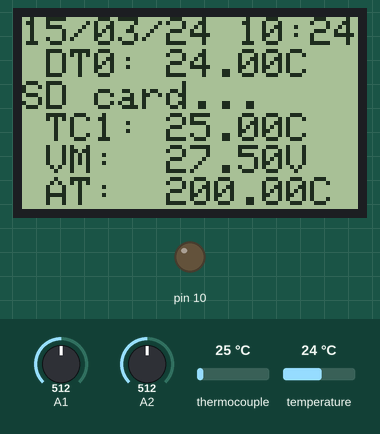
Recording of a sketch running on a simulated Arduino Uno, built with avr-gcc and run on an emulated ATmega328P. Shown: 84×48 one-colour display, output pins drawn as LEDs (lit = HIGH). The test bench sets the inputs (shaded band); at power-on: A1 = 512, thermocouple 25 °C, temperature 24 °C, A2 = 512. The local clock reads 2024-03-15 10:24:30 at power-on unless the sketch sets it; storage starts empty.

Above: at 2.8 s.
2.9 s: A1 set to 113
At 4.1 s:
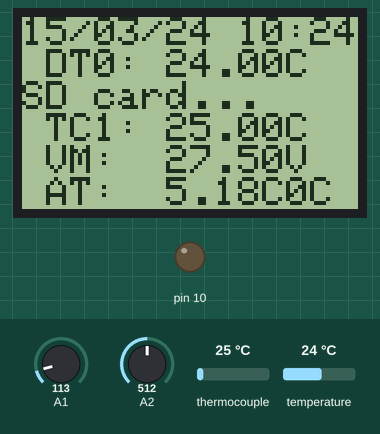
4.8 s: A1 set to 93
At 6.1 s:
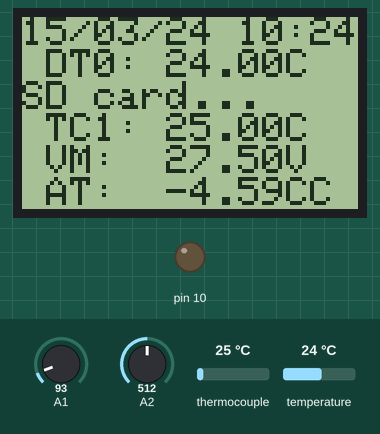
6.4 s: thermocouple set to 6 °C
At 6.9 s:
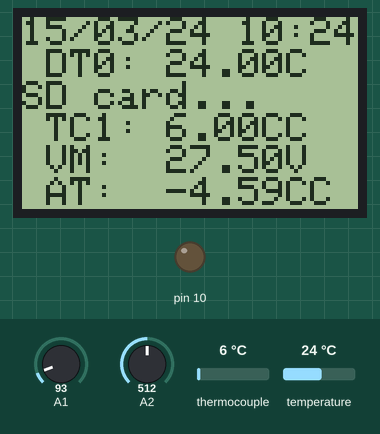
8.1 s: temperature set to 12 °C
At 8.6 s:
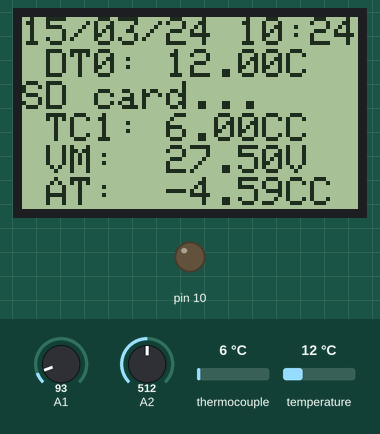
9.7 s: A2 set to 716
At 10.8 s:
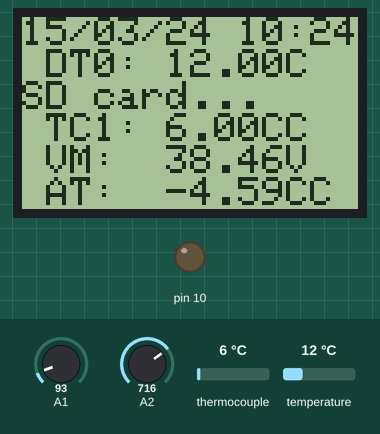
11.4 s: thermocouple set to 75 °C
At 12.8 s:
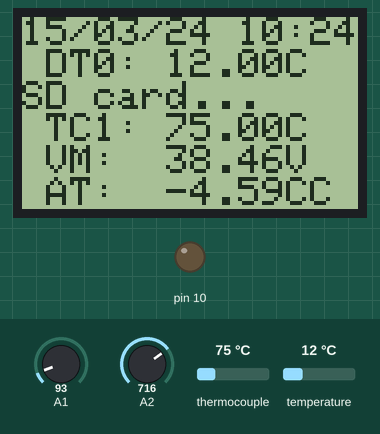
Timing chart, 0 to 14.4 s (numbered marks = the images above; inputs shaded):
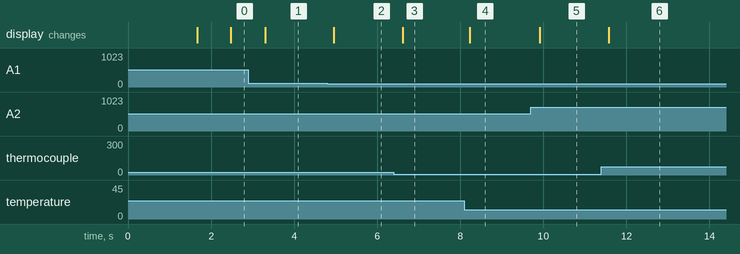

The sketch:

Combined3.ino
```cpp
/*

  Title:    Temperature, Voltage, LCD, RTC, SD card and Bluetooth Combined Script
  Author:   Ben Moffatt
  Date:     14/02/2015
  Version:  0.3

  Description:
    Combination of all previous scripts to record temperature and voltages
    simultaneously, stored with a real time and date. The data is recorded to the
    onboard SD card and transmitted over bluetooth.

  Acknowledgements:
    Digital temperature sensor: John Lowen http://www.vwlowen.co.uk/arduino/ds18b20/ds18b20.htm
    Thermocouple: http://playground.arduino.cc/Main/MAX6675Library
    SD Card: http://arduino.cc/en/Reference/SDCardNotes
    DS3231 RTC: https://github.com/JChristensen/DS3232RTC

  // This version of the script has been stripped down as much as possible to allow for the size limitations of the Arduino chip


*/

// ---------------------------LIBRARIES------------------------ //

// Temperature sensor libraries
#include <OneWire.h>
#include <DallasTemperature.h>
// RTC libraries
#include <DS3232RTC.h>
#include <Time.h>
#include <Wire.h>
// LCD Library
#include <PCD8544.h>
// MAX6675 Library (thermocouple)
#include <max6675.h>
//SD card and SPI libraries
#include <SD.h>
#include <SPI.h>

// ------------------------END OF LIBRARIES--------------------- //

// -------------------------DS18B20 SETUP---------------------- //

// Data wire is plugged into data pin 3 on the Arduino
#define ONE_WIRE_BUS 2
//Define the max number of DS18b20s
#define NumberOfDevices 8

// Setup a matrix in which to store digital sensor addresses
byte allAddress [NumberOfDevices][8];
// Declare variable to store number of One Wire devices
byte totalDevices;

// Setup a oneWire instance to communicate with any OneWire devices
OneWire oneWire(ONE_WIRE_BUS);
// Pass our oneWire reference to Dallas Temperature.
DallasTemperature sensors(&oneWire);

// ---------------------END OF DS18B20 SETUP------------------ //

// -------------------------RTC SETUP------------------------- //

//Set up minute rollover. 61 is an impossible minute
byte minreg = 60;

// ---------------------END OF RTC SETUP---------------------- //

// -------------------------LCD SETUP------------------------- //

static PCD8544 lcd;
byte lineNo = 0;

// ---------------------END OF LCD SETUP---------------------- //

// -----------------------MAX6675 SETUP---------------------- //

//Set up the pins that the MAX6675 connects to
int thermoDO = 8;
int thermoCS = 9;
int thermoCLK = A0;

// Let library know which pins the thermocouple is conected to:
MAX6675 thermocouple(thermoCLK, thermoCS, thermoDO);

//Define what the thermocouple temperature will be
int tctemp = 0;

// --------------------END OF MAX6675 SETUP------------------ //

const int chipSelect = 10;

// ----------------------VOLTMETER SETUP--------------------- //

// number of analog samples to take per reading
//#define NUM_SAMPLES 10
// reference voltage for the Arduino - MEASURE FOR ACCURACY
#define vPow 5.0
// resistance values - MEASURE FOR ACCURACY
#define r1 100000
#define r2 10000

// ------------------END OF VOLTMETER SETUP------------------ //

// -----------------------SD CARD SETUP---------------------- //

char folderName[18] = "";
File csvFile;

// -------------------END OF SD CARD SETUP------------------- //

// -----------------------OVERALL SETUP----------------------- //

void setup(void) {
  Serial.begin(9600);		                                   // set up for error checking

  lcd.begin(84, 48);		                                   // setup the LCD resolution
  lcd.setCursor(0, lineNo);                               // show setup text on LCD
  lcd.print("Starting up...");
  lineNo++;

  //For storing on our SD card, set up the column headers
  String dataString = "";

  dataString += "Time";
  dataString += ",";

  sensors.begin();	                                           // start all digital temperature sensors
  totalDevices = discoverOneWireDevices();     // get addresses of our one wire devices into allAddress array

  for (byte i=0; i < totalDevices; i++) {            // find out the number of total temp sensors
  sensors.setResolution(allAddress[i], 12);       // and set the a to d conversion resolution of each
  dataString += "DT";
  dataString += String(i);
  dataString += "(C)";
  dataString += ",";
  }

  if(thermocouple.readCelsius() != NAN) {
    dataString += "TC (C)";
    dataString += ",";
  }

  //if(analogRead(2) > 0) {
    dataString += "VM (V)";
    dataString += ",";
  //}

  if(analogRead(4) > 0) {
    dataString += "AT (C)";
    dataString += ",";
  }

  //Set the status of the interrupt pin
  pinMode(A3, INPUT);
  setSyncProvider(RTC.get);   // the function to get the time from the RTC

  // wait for everything to stabilise
  delay(1500);

  //Setup the SD card
  lcd.print("Initializing ");
  lineNo++;
  lcd.setCursor(0, lineNo);
  lcd.print("SD card...");
  // make sure that the default chip select pin is set to
  // output, even if you don't use it:
  pinMode(10, OUTPUT);

  // see if the card is present and can be initialized:
  if (!SD.begin(chipSelect)) {
    lineNo++;
    lcd.setCursor(0, lineNo);
    lcd.print("No SD Card");
    // don't do anything more - infinite whille loop
    cli();
    abort();
  }

  //Setup the files and folder structure on the SD card
  //Folders are named by date
  sprintf(folderName,"%02d%02d%02d",year(),month(),day());
  //Serial.println(folderName);
  if (SD.exists(folderName)) {
    //append on the filename to the buffer
    sprintf(folderName,"%c%02d%02d%02d/%02d%02d.csv",47,year(),month(),day(),hour(),minute());
    csvFile = SD.open(folderName, FILE_WRITE);
    csvFile.close();
  } else {
    SD.mkdir(folderName);
    //append on the filename to the buffer
    sprintf(folderName,"%c%02d%02d%02d/%02d%02d.csv",47,year(),month(),day(),hour(),minute());
    csvFile = SD.open(folderName, FILE_WRITE);
    csvFile.close();
  }

  // Setup the headers for the CSV file
  csvFile = SD.open(folderName, FILE_WRITE);
  csvFile.println(dataString);
  csvFile.close();

}


// --------------------END OF OVERALL SETUP------------------- //


// ---------------------------LOOP--------------------------- //

void loop() {

  setSyncProvider(RTC.get);

  lineNo=0;

  // make a string for assembling the data to log:
  String dataString = "";

  //Only change the time at the top of the screen if the current minute is no longer the same as the minute value of the last loop:
  if(minreg != minute()) {
    minreg = minute();
    lcd.setCursor(0,lineNo);
    char datetime[18] = "";
    sprintf(datetime, "%02d/%02d/%02d %02d:%02d", day(), month(), year()%100, hour(), minute());
    lcd.print(datetime);
   }

  char datetime[18] = "";
  sprintf(datetime, "%02d/%02d/%02d %02d:%02d:%02d", day(), month(), year()%100, hour(), minute(), second());
  dataString += datetime;

  dataString += ",";

  // Sensors request:
  sensors.requestTemperatures();                // Initiate  temperature request to all devices

  // Print the temperature sensor output
  for (byte i=0; i < totalDevices; i++) {
    lineNo++;
    lcd.setCursor(0,lineNo);
    float tempDigi = sensors.getTempC(allAddress[i]);
    lcd.print(" DT");
    lcd.print(i);
    lcd.print(": ");
    lcd.print(tempDigi);
    lcd.print("C");

    dataString += tempDigi;
    dataString += ",";
  }


  //Thermocouple display
  float thermoc = thermocouple.readCelsius();
  lcd.setCursor(0,3);
  lcd.print(" TC1: ");
  lcd.print(thermoc);
  lcd.print("C");
  dataString += thermoc;
  dataString += ",";


  //Voltage display

  float calcVolt = findVoltage(vPow,r1,r2);
  lcd.setCursor(0,4);
  lcd.print(" VM:  ");
  lcd.print(calcVolt);
  lcd.print("V");
  dataString += calcVolt;
  dataString += ",";

  //Analog temperature sensor

  float anlTemp = analogueTemp();
  lcd.setCursor(0,5);
  lcd.print(" AT:  ");
  lcd.print(anlTemp);
  lcd.print("C");
  dataString += anlTemp;
  //dataString += ",";

  csvFile = SD.open(folderName, FILE_WRITE);
  csvFile.println(dataString);
  csvFile.close();
  delay(10);

}


// -----------------------END OF LOOP----------------------- //


// ------------------------FUNCTIONS------------------------ //

// ----------Voltmeter---------- //

float findVoltage(float vPowa, float r1a, float r2a) {

 // calculate the real voltage
 float anavoltage = (analogRead(A2) * vPowa) / 1024.0;
 float voltage = anavoltage / ((float)r2a / ((float)r1a + (float)r2a));

 return voltage;
}


// -------End of  Voltmeter------ //

// ------------TMP37------------- //

float analogueTemp()
{
  // read the input on analog pin 0 (TMP36 input):
  int anlsensorValue = analogRead(A1);

  // Convert the input signal into a voltage
  float voltage = anlsensorValue * 5.0;
  voltage /= 1024.0;

  // convert the sensor value to temp in C
  float anlTemp = (voltage - 0.5)*100;
  return anlTemp;
}

// --------End of TMP36------- //

// ------------RTC------------ //


// ---------End of  RTC--------- //


// ----------Onewire----------- //

byte discoverOneWireDevices() {
  byte j=0;                                    // search for one wire devices and
                                                   // copy to device address arrays.
  while ((j < NumberOfDevices) && (oneWire.search(allAddress[j]))) {
    j++;
  }
  for (byte i=0; i < j; i++) {
    //Serial.print("Device ");
    //Serial.print(i);
    //Serial.print(": ");
    printAddress(allAddress[i]);                  // print address from each device address arry.
  }
  //Serial.print("\r\n");
  return j                      ;                 // return total number of devices found.
}

void printAddress(DeviceAddress addr) {
  byte i;
  for( i=0; i < 8; i++) {                         // prefix the printout with 0x
      //Serial.print("0x");
      if (addr[i] < 16) {
        //Serial.print('0');                        // add a leading '0' if required.
      }
      //Serial.print(addr[i], HEX);                 // print the actual value in HEX
      if (i < 7) {
        //Serial.print(", ");
      }
    }
  //Serial.print("\r\n");
}

void printTemperature(DeviceAddress addr) {
  float tempC = sensors.getTempC(addr);           // read the device at addr.
  if (tempC == -127.00) {
    //Serial.print("Error getting temperature.");
  } else {
    //Serial.print(tempC);                          // and print its value.
    //Serial.print(" C (");
  }
}

// --------End of Onewire------- //


// ---------------------END OF FUNCTIONS--------------------- //
```

Measured:
- the behaviour switches between 103 and 102 on A1 (found by bisection; images 1 and 2)
- after the input at 2.9 s, the display: changes after 0.41 s (image 1)
- after the input at 4.8 s, the display: changes after 0.16 s (image 2)
- after the input at 6.4 s, the display: changes after 0.21 s (image 3)
- after the input at 8.1 s, the display: changes after 0.13 s (image 4)
- after the input at 9.7 s, the display: changes after 0.22 s (image 5)
- after the input at 11.4 s, the display: changes after 0.17 s (image 6)
